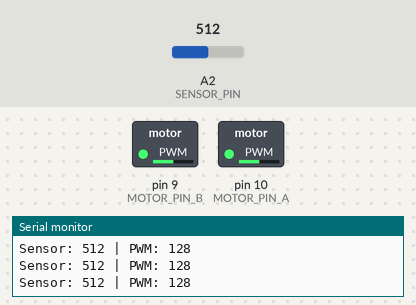
This program was run on a simulated Arduino Nano, built with avr-gcc and run on an emulated ATmega328P. Shown: switched loads named in the program (green lamp = pin HIGH), the last lines printed to the serial monitor. The test bench sets the inputs (shaded band); at power-on: A2 (SENSOR_PIN) = 512.

Above: at 1.2 s.
1.3 s: A2 (SENSOR_PIN) set to 122
At 2.5 s:
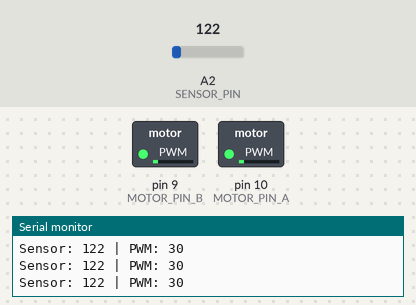
2.8 s: A2 (SENSOR_PIN) set to 20
At 4.0 s:
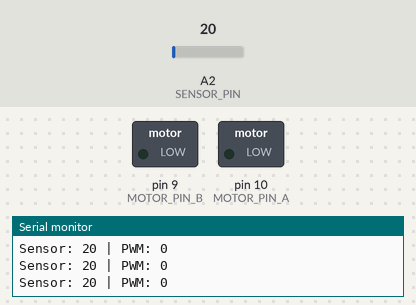
4.3 s: A2 (SENSOR_PIN) set to 991
At 4.6 s:
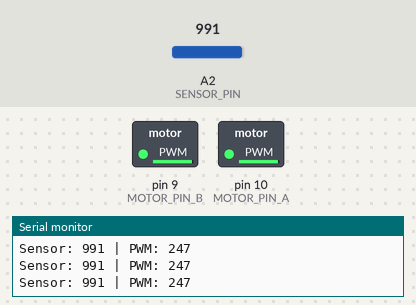
5.8 s: A2 (SENSOR_PIN) set to 1009
At 7.0 s:
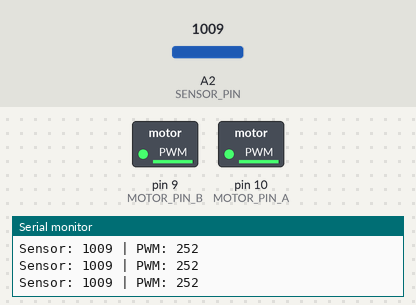
8.8 s: A2 (SENSOR_PIN) set to 716
At 9.5 s:
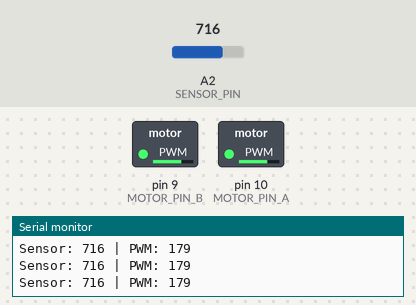
Timing chart, 0 to 11.3 s (numbered marks = the images above; inputs shaded):
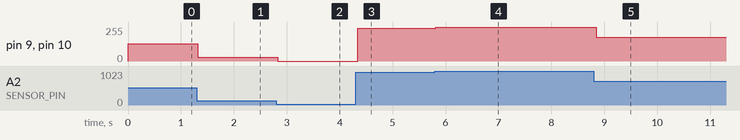

Measured:
- after the input at 1.3 s, pin 9 (MOTOR_PIN_B), pin 10 (MOTOR_PIN_A): 128/255 → 30/255 at once
- after the input at 2.8 s, pin 9 (MOTOR_PIN_B), pin 10 (MOTOR_PIN_A): 30/255 → 0/255 at once
- after the input at 4.3 s, pin 9 (MOTOR_PIN_B), pin 10 (MOTOR_PIN_A): 0/255 → 247/255 after 0.05 s
- after the input at 5.8 s, pin 9 (MOTOR_PIN_B), pin 10 (MOTOR_PIN_A): 247/255 → 252/255 at once
- after the input at 8.8 s, pin 9 (MOTOR_PIN_B), pin 10 (MOTOR_PIN_A): 252/255 → 179/255 after 0.05 s

The program:

main.cpp
```cpp
#include <Arduino.h>

const int SENSOR_PIN = A2;
const int MOTOR_PIN_A = 10;
const int MOTOR_PIN_B = 9;

void setup() {
    Serial.begin(9600);
    // No pinMode needed for A2
    pinMode(MOTOR_PIN_A, OUTPUT);
    pinMode(MOTOR_PIN_B, OUTPUT);
}

void loop() {
    int sensorVal = analogRead(SENSOR_PIN);

    // Convert 0-1023 to 0-255
    int pwmOut = sensorVal / 4;

    // Optional: Keep the motor from stalling at low power
    if (pwmOut < 30 && pwmOut > 0) pwmOut = 0;

    Serial.print("Sensor: ");
    Serial.print(sensorVal);
    Serial.print(" | PWM: ");
    Serial.println(pwmOut);

    analogWrite(MOTOR_PIN_A, pwmOut);
    analogWrite(MOTOR_PIN_B, pwmOut);

    delay(50); // Slightly longer delay for Serial stability
}
```
